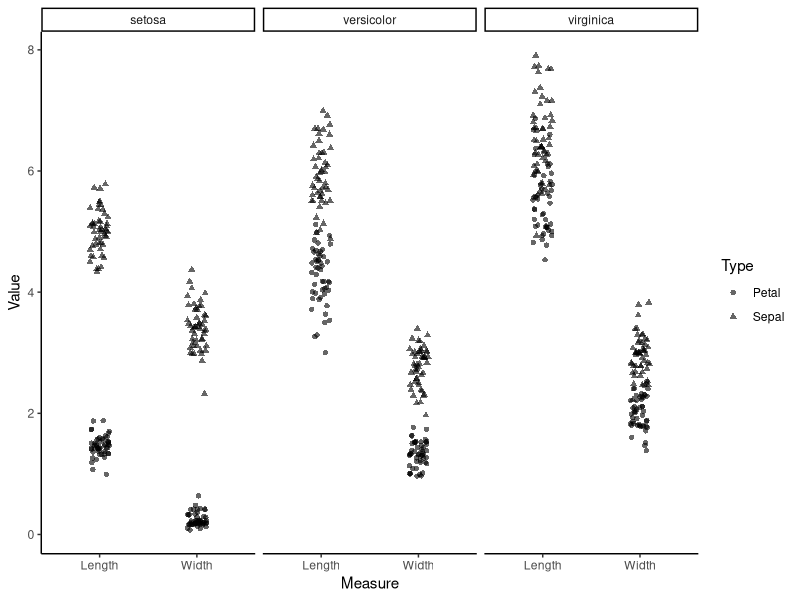
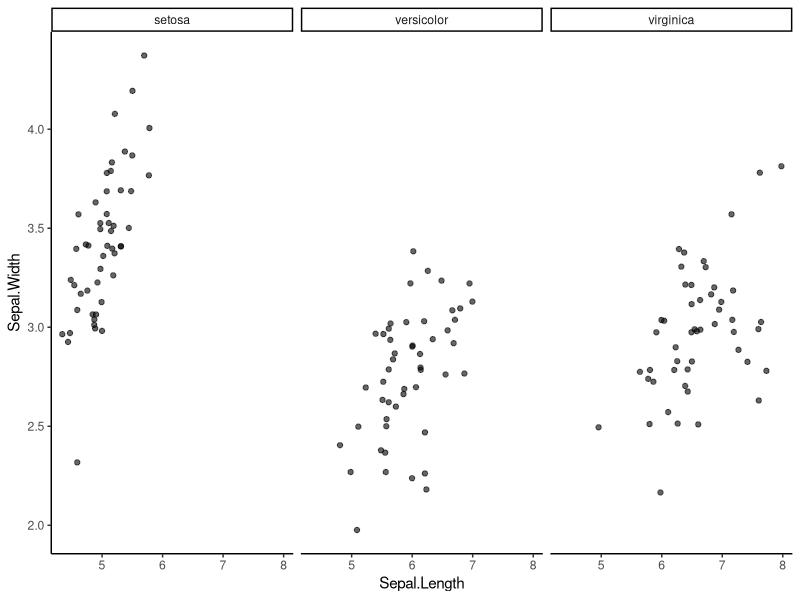
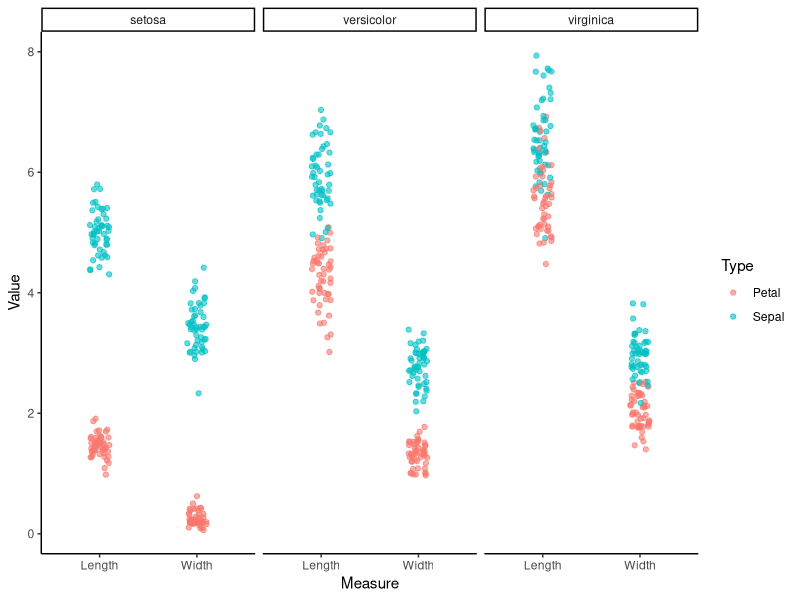
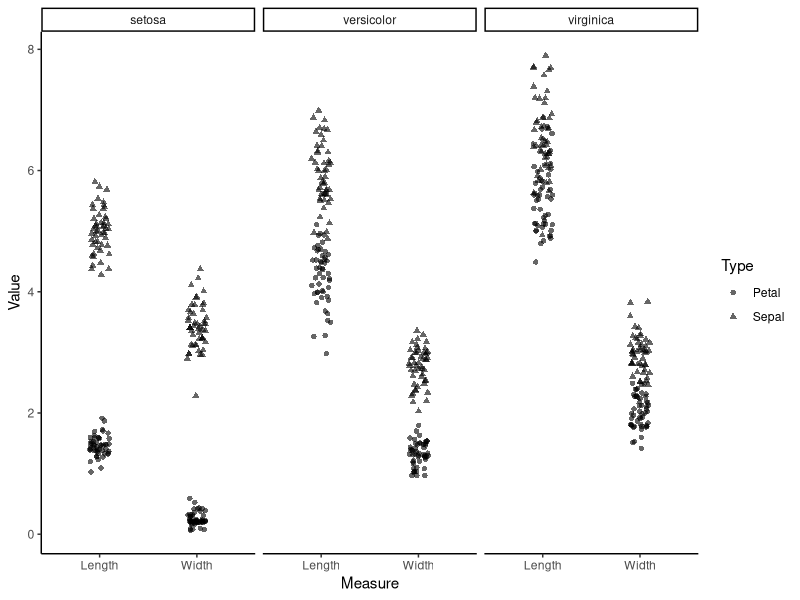
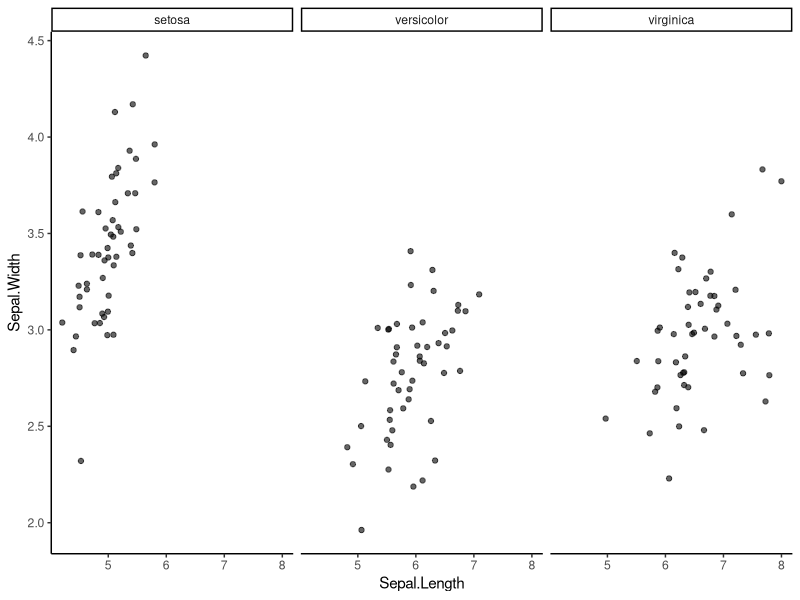
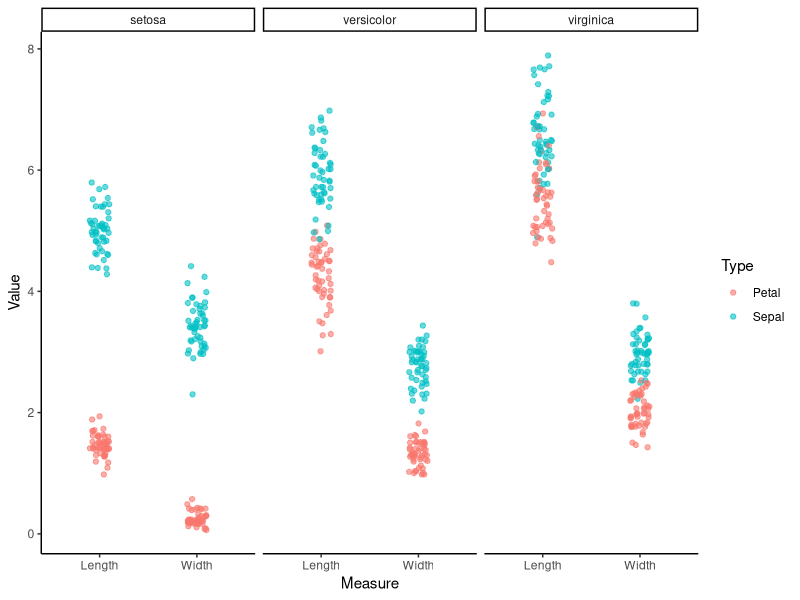

Write R code to recreate these figures, in order.
# Aplicando análise exploratória em um conjunto de dados

# Carregando o conjunto iris
data(iris)

# Visualizando 
str(iris)

head(iris, 10)
summary(iris)

# carregando pacotes 
library(tidyverse)
library(rstatix)

# Verificando as estatísticas agrupando por espécies

# Pétalas
iris |> 
  group_by(Species) |> 
  get_summary_stats(Petal.Length, Petal.Width)

# Sépala 
iris |> 
  group_by(Species) |>
  get_summary_stats(Sepal.Length, Sepal.Width)


# Criando um novo DF para visualizações 
newiris <- iris |>
  pivot_longer(cols = c(Sepal.Length, 
                        Sepal.Width, 
                        Petal.Length, 
                        Petal.Width),
               names_to = "Variable",
               values_to = "Value") |>
  separate(Variable, into = c("Type", "Measure"), sep = "\\.")

  
# Criando visualizações para a análise exploratória 

ggplot(newiris, aes(x = Measure, y = Value, shape = Type )) +
  geom_jitter(alpha = 0.6, width = 0.1) +
  facet_wrap(~ Species) +
  theme_classic()

ggsave("exploratoria1.png")


# Outra visualização 
ggplot(iris, aes(x = Sepal.Length, y = Sepal.Width)) +
  geom_jitter(alpha = 0.6, width = 0.1) +
  facet_wrap(~ Species) +
  theme_classic()

ggsave("exploratoria2.png")


# 
ggplot(newiris, aes(x = Measure, y = Value, color = Type)) +
  geom_jitter(alpha = 0.6, width = 0.1) +
  stat_summary(fun.data = mean_sdl, fun.args = list(mult = 1), 
               geom = "pointrange", color = "red", size = 0.3) +
  facet_wrap(~ Species) +
  theme_classic()

ggsave("exploratoria3.png")

